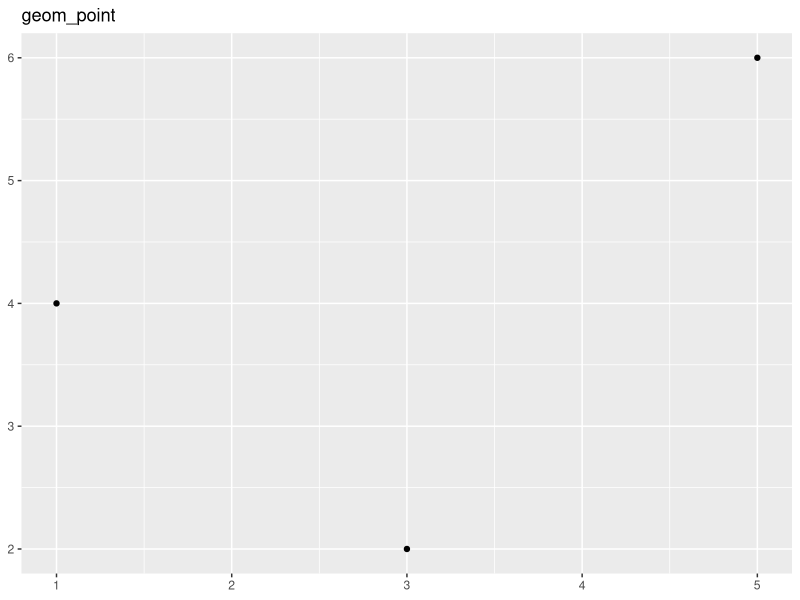
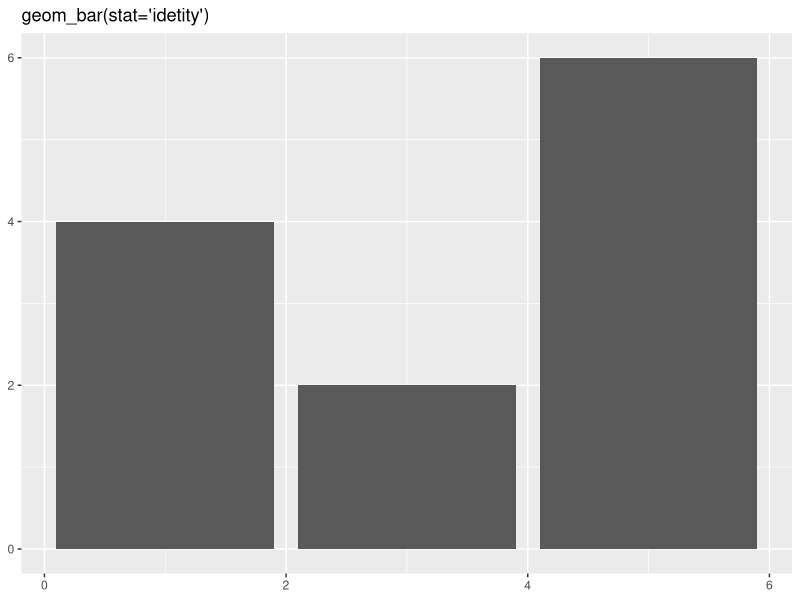
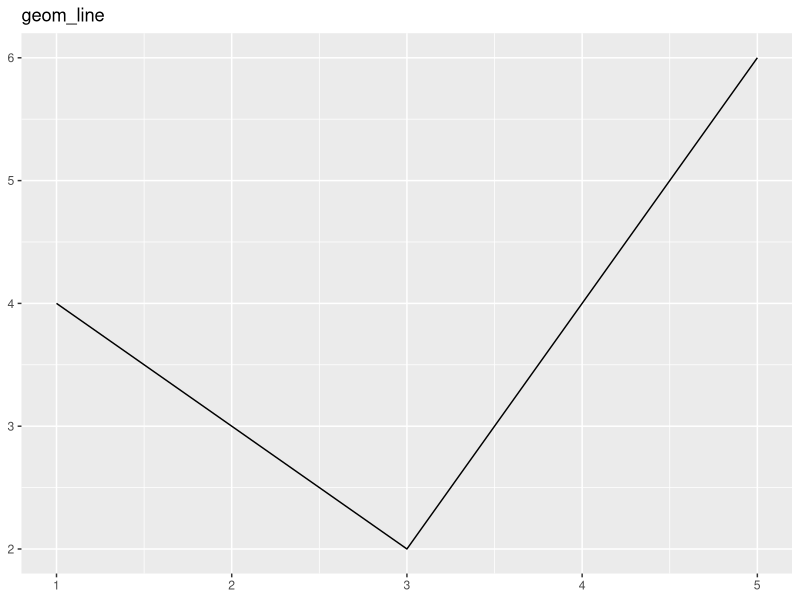
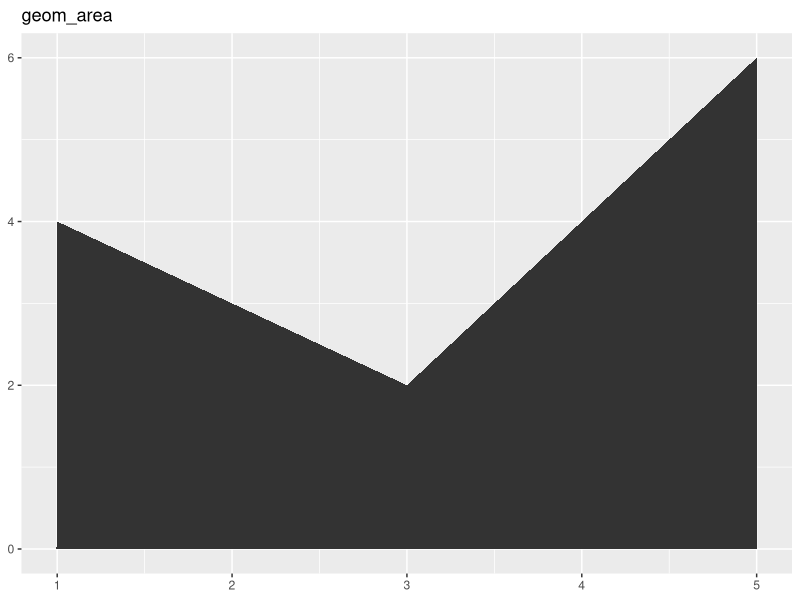
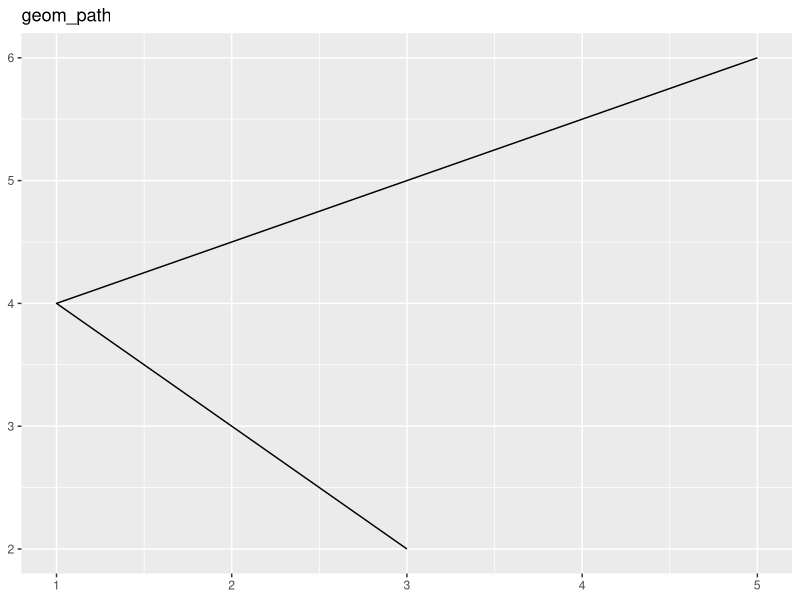
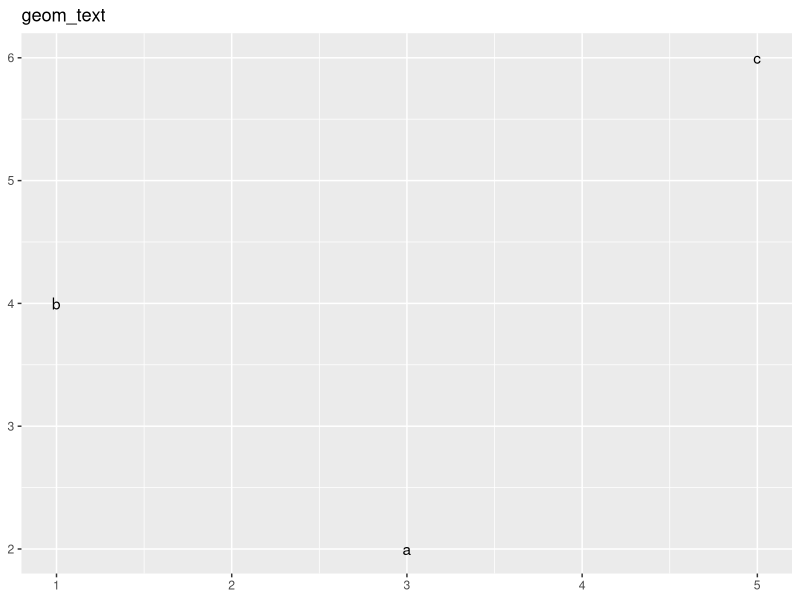
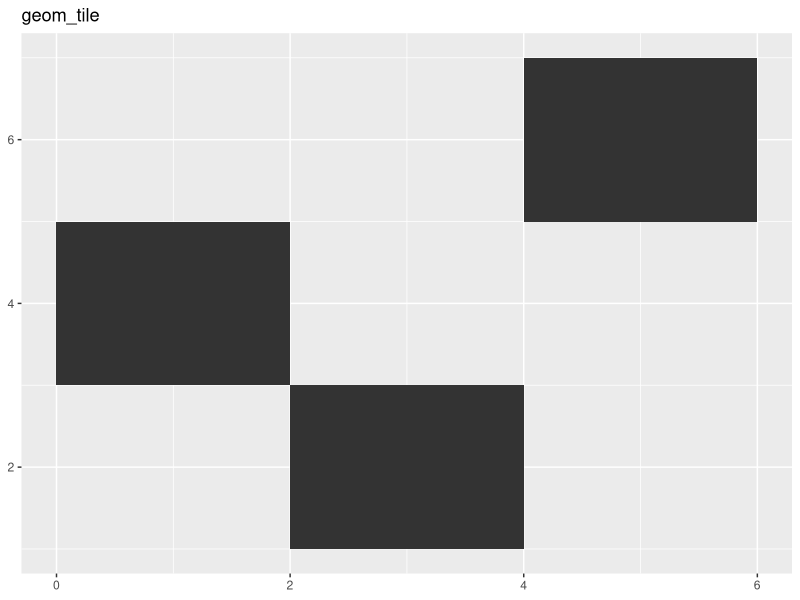
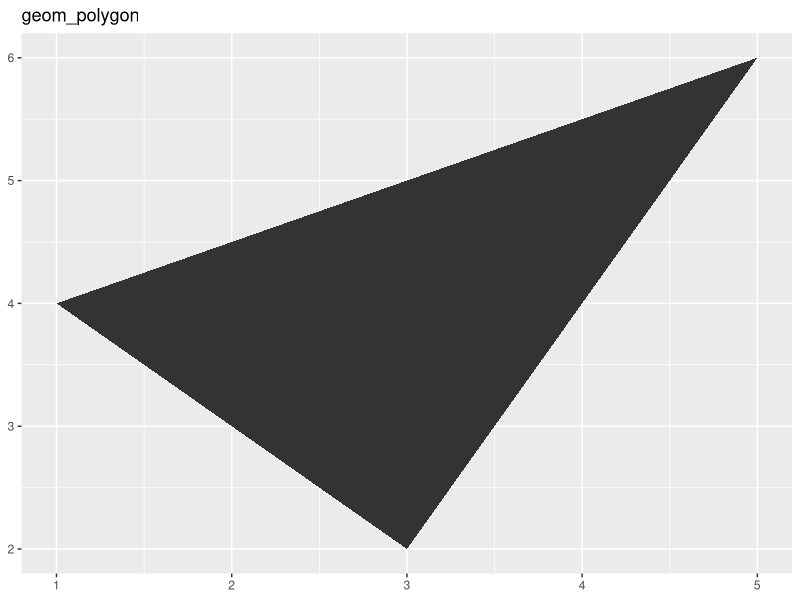

Write R code to recreate these figures, in order.
library(ggplot2)
df<-data.frame(
  x=c(3,1,5),
  y=c(2,4,6),
  label=c('a','b','c')
)
p<- ggplot(df,aes(x,y)) + xlab(NULL) + ylab(NULL)
p + geom_point() + labs(title='geom_point')
p + geom_bar(stat='identity') +
  labs(title='geom_bar(stat=\'idetity\')')
p + geom_line() + labs(title='geom_line')
p + geom_area() + labs(title='geom_area')
p + geom_path() + labs(title='geom_path')
p + geom_text(aes(label = label)) + labs(title = 'geom_text')
p + geom_tile() + labs(title='geom_tile')
p + geom_polygon() + labs(title = 'geom_polygon')